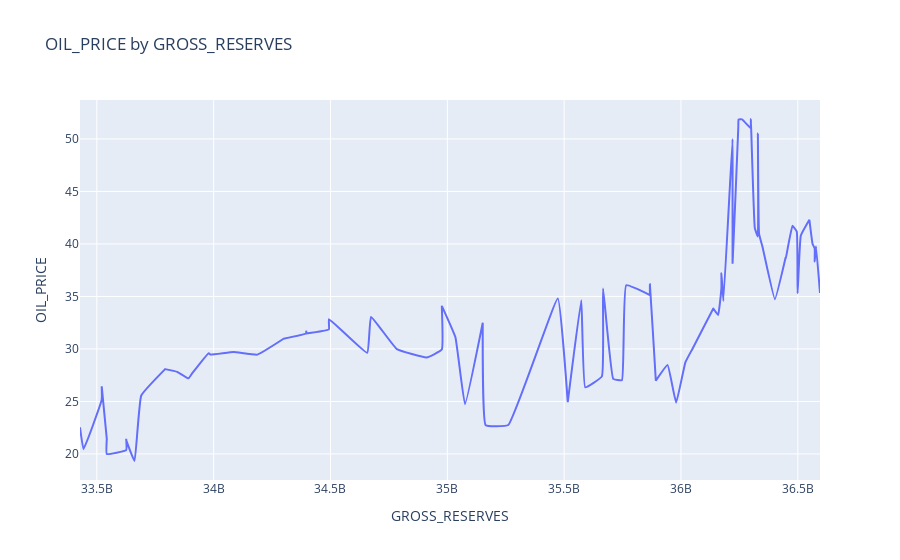

The code cell stored with this chart in its notebook:
### Markdown cell above
WHETHER THE GROSS RESERVES ARE AFFECTED BY OIL PRICE

### Code cell
import pandas as pd

if isinstance(df, (pd.DatetimeIndex, pd.MultiIndex)):
	df = df.to_frame(index=False)

# remove any pre-existing indices for ease of use in the D-Tale code, but this is not required
df = df.reset_index().drop('index', axis=1, errors='ignore')
df.columns = [str(c) for c in df.columns]  # update columns to strings in case they are numbers

chart_data = pd.concat([
	df['GROSS_RESERVES'],
	df['OIL_PRICE'],
], axis=1)
chart_data = chart_data.sort_values(['GROSS_RESERVES'])
chart_data = chart_data.rename(columns={'GROSS_RESERVES': 'x'})
chart_data = chart_data.dropna()

import plotly.graph_objs as go

charts = []
line_cfg = {'line': {'shape': 'spline', 'smoothing': 0.3}, 'mode': 'lines'}
charts.append(go.Scatter(
	x=chart_data['x'], y=chart_data['OIL_PRICE'], name='OIL_PRICE', **line_cfg
))
figure = go.Figure(data=charts, layout=go.Layout({
    'legend': {'orientation': 'h', 'y': -0.3},
    'title': {'text': 'OIL_PRICE by GROSS_RESERVES'},
    'xaxis': {'title': {'text': 'GROSS_RESERVES'}},
    'yaxis': {'title': {'text': 'OIL_PRICE'}, 'type': 'linear'}
}))

from plotly.offline import iplot, init_notebook_mode
init_notebook_mode(connected=True)
for chart in charts:
     chart.pop('id', None) # for some reason iplot does not like 'id
iplot(figure)
